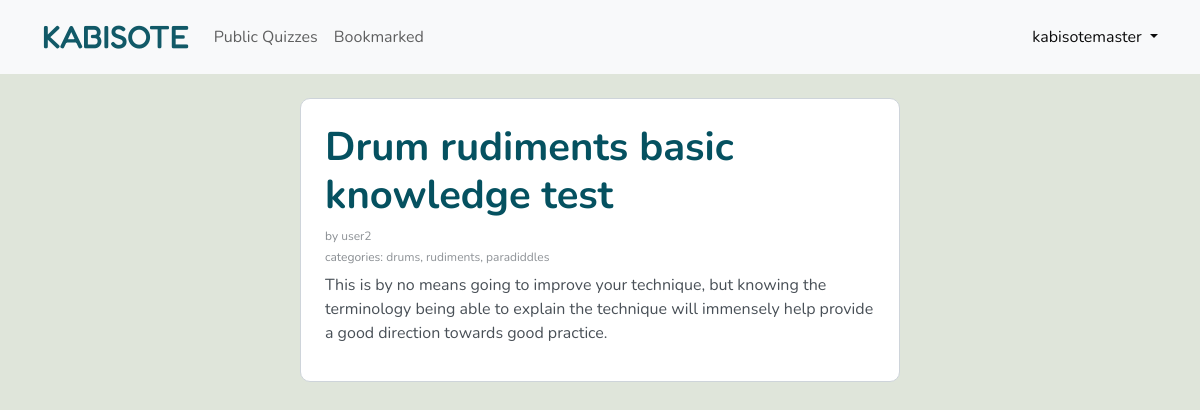
Page /quiz/37 (signed in) on the committed database.
### kabisote/models.py (models this page shows, shortened)
class User(AbstractUser):
    pass

class Quiz(models.Model):
    owner = models.ForeignKey(User, on_delete=models.CASCADE)
    title = models.CharField(max_length=255)
    description = models.TextField(blank=True)
    private = models.BooleanField(default=False)
    updated = models.DateTimeField(auto_now=True)
    created = models.DateTimeField(auto_now_add=True, blank=True)
    tag = models.ManyToManyField(Tag, related_name="tags", blank=True)
    class Meta:
        ordering = ['-updated']

class Tag(models.Model):
    name = models.CharField(max_length=255, unique=True)

### kabisote/views.py (the view)
# urls.py: path("quiz/<int:id>", views.quiz, name="quiz"),
def quiz(request, id):
    quiz = Quiz.objects.get(pk=id)
    qi = Quiz_item.objects.filter(quiz_id = id).order_by("question_number")
    bm = Bookmark.objects.filter( quiz_id = id, owner = request.user.id)
    if len(bm) >= 1:
        bookmarked = 1
    else:
        bookmarked = 0
    quizitems = [item.serialize() for item in qi]
    return render(request, "kabisote/quiz.html", {"quiz":quiz, "type": "quiz", "script": "quiz", "quizitems": quizitems, "bookmarked": bookmarked})

### kabisote/models.py (called while the page is built)
    def serialize(self):
        k = []
        for i in self.answer_item_set.all():
            d = i.possible_answers()
            k.append(d)
        return{
            "id":self.id,
            "question": self.question,
            "quiz_id": self.quiz.id,
            "question_number": self.question_number,
            "quiz_type": self.quiz_type,
            "points": self.points,
            "answers":k
        }

    def possible_answers(self):
        return{
            "question_id": self.question.id,
            "possible_answer":self.possible_answer,
            "id":self.id
        }

### kabisote/templates/kabisote/quiz.html (shortened to what this page needs)
{% extends "kabisote/layout.html" %}
{% block body %}
    <div class="row py-4 ">
       <div id="quizpage" class="col col-lg-6 col-sm-10 mx-auto p-4">
            <div id="feed">
                <h1>{{ quiz.title}}</h1>
                {% if type == "quiz" %}
                <small class="subdetails">by <a href="{% url 'routesnid' type='user' id=quiz.owner.id %}">{{ quiz.owner}}</a></small>
                {% endif %}
                <small class="subdetails">categor{% if quiz.tag.all.count == 1 %}y{% else %}ies{% endif %}:
                {% for tag in quiz.tag.all %}
                <a class="my-1"href="{% url 'routesnid' type='tag' id=tag.id%}">{{tag.name}}</a>{% if not forloop.last %}, {% endif %}
                {% endfor %}
                 </small>
                <div class="py-1">
                    {{ quiz.description }}
                </div>
            </div>
       </div>
    </div>
{% endblock %}

### kabisote/templates/kabisote/layout.html (shortened to what this page needs)
{% load static %}
<!DOCTYPE html>
<html lang="en">
    <head>
        <link rel="stylesheet" href="https://cdn.jsdelivr.net/npm/bootstrap@5.3.2/dist/css/bootstrap.min.css">
        <link href="{% static 'kabisote/mainstyle.css' %}" rel="stylesheet">
    </head>
    <body class="">
        <header class="navbar navbar-expand navbar-light bg-light flex px-2">
          <div class="container">
            <a class="navbar-brand" href="{% url 'index' %}">KABISOTE</a>
            <div class="collapse navbar-collapse">
              <ul class="navbar-nav me-md-auto ">
                <li class="nav-item">
                  <a class="nav-link" href="{% url 'routes' type='public' %}">Public Quizzes</a>
                </li>
                {% if user.is_authenticated %}
                <li class="nav-item">
                  <a class="nav-link" href="{% url 'routes' type='bookmarked' %}">Bookmarked</a>
                </li>
                {% endif %}
              </ul>
            </div>
            {% if user.is_authenticated %}
            <div class="dropdown">
              <a href="#" class="d-block link-body-emphasis text-decoration-none dropdown-toggle" data-bs-toggle="dropdown" aria-expanded="false">
               {{user.username}}
              </a>
            </div>
            {% endif %}
          </div>
        </header>
        <div class="body container-fluid">
            {% block body %}
            {% endblock %}
        </div>
    </body>
</html>

### kabisote/static/kabisote/mainstyle.css (style rules this page uses)
body { color: #495057; font-family: "Nunito", sans-serif; background-color: #dfe5da!important; }
h1, h1 a, h2, h2 a, h3, h3 a, h4, h4 a, h5, h5 a { color: #055160!important; font-weight: 700; }
a, .viewclick { color: #495057; text-decoration: none; opacity: .95; }
a.navbar-brand { font-family: "Fredoka", sans-serif; font-weight: 500; font-size: 2rem; color: #055160!important; }
small { font-size: .75rem; }
#myanswers > div, #addlinks, .formbox, .quizteaser, #quizpage, #addedit { border: 1px solid #ced4da; padding: 0.75rem 1rem; margin-bottom: 1.5rem; border-radius: 10px; position: relative; background-color: #fff; }
small { opacity: .65 }
.subdetails { display: block; margin-bottom: .2rem; }

### rows in the picture
User: username "kabisotemaster"
Quiz: title "Drum rudiments basic knowledge test", owner "user2", description "This is by no means going to improve your technique, but knowing the terminology being able to explain the technique will immensely help provide a good direction towards good practice."
Tag: name "drums"
Tag: name "rudiments"
Tag: name "paradiddles"
